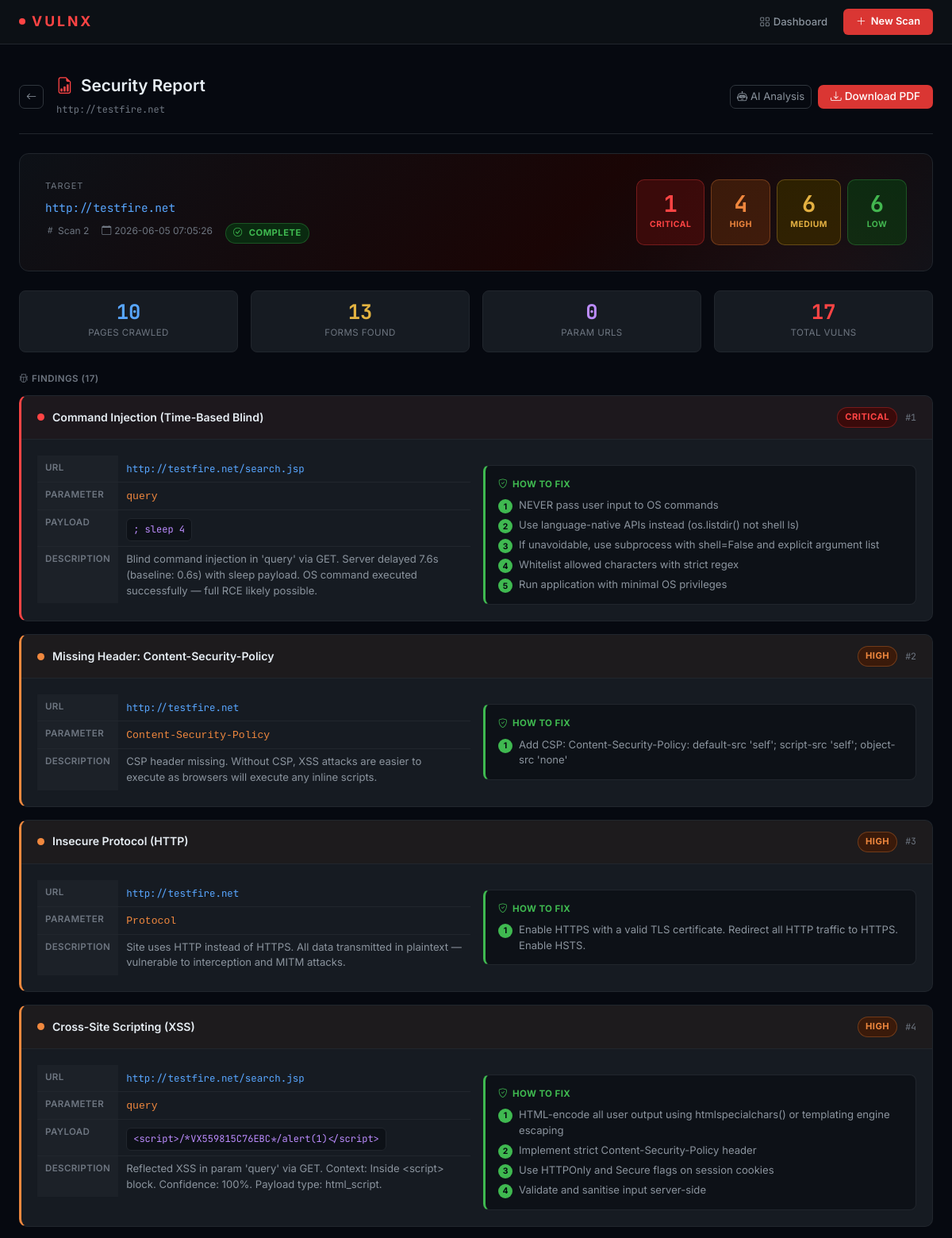
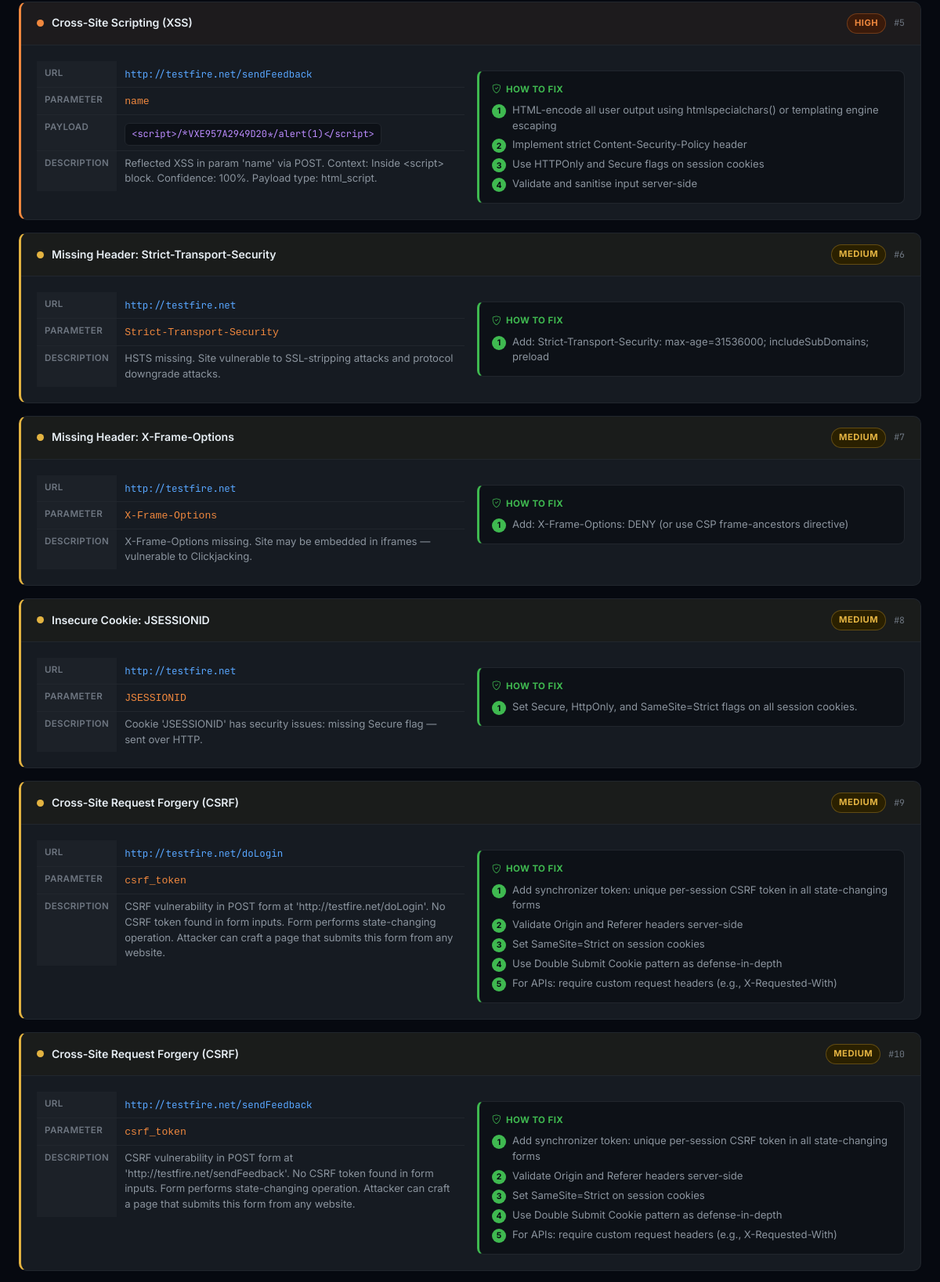
The page /report/2 (upper part) on the database its author committed (2 pictures, top to bottom).
### tables this page shows
CREATE TABLE scans (
            id INTEGER PRIMARY KEY AUTOINCREMENT,
            target TEXT NOT NULL,
            status TEXT DEFAULT 'pending',
            total_vulns INTEGER DEFAULT 0,
            created_at TEXT DEFAULT (datetime('now')),
            session_cookie TEXT DEFAULT '',
            auth_header TEXT DEFAULT ''
        );

CREATE TABLE vulnerabilities (
            id INTEGER PRIMARY KEY AUTOINCREMENT,
            scan_id INTEGER NOT NULL,
            vuln_type TEXT, url TEXT, parameter TEXT, payload TEXT,
            severity TEXT DEFAULT 'Low',
            description TEXT, recommendation TEXT,
            created_at TEXT DEFAULT (datetime('now'))
        );

### app.py (the view)
@app.route("/report/<int:scan_id>")
def report_page(scan_id):
    c    = get_db()
    scan = c.execute("SELECT * FROM scans WHERE id=?", (scan_id,)).fetchone()
    if not scan:
        flash("Scan not found.", "danger"); return redirect(url_for("index"))
    vulns  = c.execute("""SELECT * FROM vulnerabilities WHERE scan_id=?
                          ORDER BY CASE severity WHEN 'Critical' THEN 1 WHEN 'High' THEN 2
                          WHEN 'Medium' THEN 3 ELSE 4 END""", (scan_id,)).fetchall()
    recon  = c.execute("SELECT * FROM recon_results WHERE scan_id=?", (scan_id,)).fetchall()
    urls   = c.execute("SELECT * FROM crawled_urls  WHERE scan_id=?", (scan_id,)).fetchall()
    c.close()
    return render_template("report.html",
                           scan=dict(scan),
                           vulns=[dict(v) for v in vulns],
                           recon=[dict(r) for r in recon],
                           total_urls=len(urls),
                           total_forms=sum(u["forms_found"]  for u in urls),
                           total_params=sum(u["params_found"] for u in urls))

### app.py (called while the page is built)
@app.template_filter('regex_split')
def regex_split_filter(value, pattern):
    return [s for s in _re.split(pattern, value) if s.strip()]

def get_db():
    conn = sqlite3.connect(DB_PATH)
    conn.row_factory = sqlite3.Row
    return conn

### templates/report.html (shortened to what this page needs)
{% extends "base.html" %}
{% block content %}
<div class="page-header d-flex justify-content-between align-items-center">
  <div class="d-flex align-items-center gap-3">
    <a href="/scan/{{ scan.id }}" class="btn btn-outline-secondary btn-sm"><i class="bi bi-arrow-left"></i></a>
    <div>
      <h1><i class="bi bi-file-earmark-bar-graph" style="color:var(--red)"></i>Security Report</h1>
      <p class="mono" style="color:var(--muted2);font-size:.75rem">{{ scan.target[:80] }}{% if scan.target|length>80 %}…{% endif %}</p>
    </div>
  </div>
  <div class="d-flex gap-2">
    <button class="btn btn-outline-secondary btn-sm" onclick="loadAI()">
      <i class="bi bi-robot me-1"></i>AI Analysis
    </button>
    <a href="/download-report/{{ scan.id }}" class="btn btn-danger btn-sm px-3">
      <i class="bi bi-download me-1"></i>Download PDF
    </a>
  </div>
</div>
<div class="report-cover">
  <div class="d-flex justify-content-between align-items-start flex-wrap gap-3">
    <div>
      <div style="font-size:.68rem;color:var(--muted2);text-transform:uppercase;letter-spacing:1px;margin-bottom:6px">Target</div>
      <div class="mono" style="font-size:.9rem;color:var(--blue);margin-bottom:.5rem;max-width:500px;word-break:break-all">{{ scan.target }}</div>
      <div style="font-size:.75rem;color:var(--muted2);display:flex;gap:1rem;flex-wrap:wrap">
        <span><i class="bi bi-hash me-1"></i>Scan {{ scan.id }}</span>
        <span><i class="bi bi-calendar me-1"></i>{{ scan.created_at }}</span>
        <span class="sev sev-low"><i class="bi bi-check-circle me-1"></i>{{ scan.status|title }}</span>
      </div>
    </div>
    <div class="d-flex gap-2 flex-wrap">
      {% for sev, color, bg, bc in [
        ('Critical','#ff4444','#3a0a0a','rgba(255,68,68,.3)'),
        ('High','#f0883e','#3a1a0a','rgba(240,136,62,.3)'),
        ('Medium','#e3b341','#2a2000','rgba(227,179,65,.3)'),
        ('Low','#3fb950','#0a2a10','rgba(63,185,80,.3)')
      ] %}
      <div class="sev-box" style="background:{{ bg }};border-color:{{ bc }}">
        <div style="font-size:1.8rem;font-weight:700;color:{{ color }};font-family:var(--mono);line-height:1">
          {{ vulns|selectattr('severity','equalto',sev)|list|length }}
        </div>
        <div style="font-size:.65rem;color:{{ color }};font-weight:700;text-transform:uppercase;letter-spacing:.5px;margin-top:3px">{{ sev }}</div>
      </div>
      {% endfor %}
    </div>
  </div>
</div>
<div class="row g-3 mb-4">
  {% for label, val, color in [('Pages Crawled',total_urls,'--blue'),('Forms Found',total_forms,'--yellow'),('Param URLs',total_params,'--purple'),('Total Vulns',vulns|length,'--red')] %}
  <div class="col-6 col-md-3">
    <div class="stat-mini">
      <div class="stat-mini-num" style="color:var({{ color }})">{{ val }}</div>
      <div class="stat-mini-label">{{ label }}</div>
    </div>
  </div>
  {% endfor %}
</div>
<div style="font-size:.72rem;text-transform:uppercase;letter-spacing:.5px;color:var(--muted2);font-weight:600;margin-bottom:.75rem">
  <i class="bi bi-bug me-1"></i>Findings ({{ vulns|length }})
</div>
{% if vulns %}
  {% for v in vulns %}
  {% set sev_color = {'Critical':'var(--red)','High':'var(--orange)','Medium':'var(--yellow)','Low':'var(--green)'}.get(v.severity,'var(--muted)') %}
  {% set sev_bg    = {'Critical':'#3a0a0a','High':'#3a1a0a','Medium':'#2a2000','Low':'#0a2a10'}.get(v.severity,'var(--bg3)') %}
  <div class="vuln-card" id="vc-{{ v.id }}" style="border-left:3px solid {{ sev_color }}">
    <div class="vuln-card-header" style="background:{{ sev_bg }}33">
      <div style="width:9px;height:9px;border-radius:50%;background:{{ sev_color }};flex-shrink:0"></div>
      <span style="font-weight:600;font-size:.88rem;flex:1">{{ v.vuln_type }}</span>
      {% if v.severity=='Critical' %}<span class="sev sev-critical">Critical</span>
      {% elif v.severity=='High' %}<span class="sev sev-high">High</span>
      {% elif v.severity=='Medium' %}<span class="sev sev-medium">Medium</span>
      {% else %}<span class="sev sev-low">Low</span>{% endif %}
      <span style="font-size:.72rem;color:var(--muted2);font-family:var(--mono)">#{{ loop.index }}</span>
    </div>
    <div class="vuln-card-body">
      <div class="row g-3">
        <div class="col-md-6">
          <table class="info-table">
            <tr>
              <td>URL</td>
              <td><span class="mono" style="color:var(--blue);font-size:.78rem;word-break:break-all">{{ v.url }}</span></td>
            </tr>
            <tr>
              <td>Parameter</td>
              <td><code style="color:var(--orange);font-size:.82rem">{{ v.parameter }}</code></td>
            </tr>
            {% if v.payload and v.payload != 'N/A' %}
            <tr>
              <td>Payload</td>
              <td><span class="payload-badge">{{ v.payload[:80] }}{% if v.payload|length > 80 %}…{% endif %}</span></td>
            </tr>
            {% endif %}
            <tr>
              <td>Description</td>
              <td style="color:var(--muted);line-height:1.5">{{ v.description }}</td>
            </tr>
          </table>
        </div>
        <div class="col-md-6">
          <div class="rec-box">
            <div class="rec-title">
              <i class="bi bi-shield-check"></i>How to Fix
            </div>
            <div class="rec-steps">
              {% set rec = v.recommendation %}
              {% set steps = rec | regex_split('\\d+\\.\\s+') %}
              {% if steps | length > 1 %}
                {% for step in steps %}
                  {% if step.strip() %}
                  <div class="rec-step">
                    <div class="rec-num">{{ loop.index }}</div>
                    <span>{{ step.strip().rstrip('.').strip() }}</span>
                  </div>
                  {% endif %}
                {% endfor %}
              {% else %}
                <div class="rec-step">
                  <div class="rec-num">1</div>
                  <span>{{ rec }}</span>
                </div>
              {% endif %}
            </div>
          </div>
        </div>
      </div>
    </div>
  </div>
  {% endfor %}
{% else %}
  <div class="empty-state">
    <i class="bi bi-shield-check" style="color:var(--green)"></i>
    <h6>No vulnerabilities found</h6>
  </div>
{% endif %}
{% endblock %}

### templates/base.html (style rules this page uses)
:root { --bg: #060910; --bg2: #0d1117; --bg3: #161b22; --bg4: #1c2128; --border: #30363d; --border2: #21262d; --text: #e6edf3; --muted: #8b949e; --muted2: #6e7681; --red: #ff4444; --red2: #da3633; --orange: #f0883e; --yellow: #e3b341; --green: #3fb950; --blue: #58a6ff; --purple: #bc8cff; --cyan: #39d5c4; --font: 'Inter', sans-serif; --mono: 'JetBrains Mono', monospace; }
*, *::before, *::after { box-sizing: border-box; margin: 0; padding: 0; }
html { scroll-behavior: smooth; }
body { background: var(--bg); color: var(--text); font-family: var(--font); font-size: 14px; line-height: 1.6; min-height: 100vh; }
.sev { display:inline-flex; align-items:center; gap:4px; font-size:0.7rem; font-weight:700; padding:3px 9px; border-radius:20px; text-transform:uppercase; letter-spacing:0.5px; }
.sev-critical { background:#3a0a0a; color:var(--red); border:1px solid rgba(255,68,68,.3); }
.sev-high { background:#3a1a0a; color:var(--orange); border:1px solid rgba(240,136,62,.3); }
.sev-medium { background:#2a2000; color:var(--yellow); border:1px solid rgba(227,179,65,.3); }
.sev-low { background:#0a2a10; color:var(--green); border:1px solid rgba(63,185,80,.3); }
.btn-danger { background: var(--red2); border: none; font-weight: 500; font-size: 0.85rem; border-radius: 7px; }
.btn-outline-secondary { border-color: var(--border); color: var(--muted); font-size: 0.82rem; border-radius: 7px; }
.page-header { padding: 1.5rem 0 1.25rem; margin-bottom: 1.5rem; border-bottom: 1px solid var(--border2); }
.page-header h1 { font-size: 1.3rem; font-weight: 600; display: flex; align-items: center; gap: 10px; }
.page-header p { color: var(--muted); font-size: 0.82rem; margin: 4px 0 0; }
.mono { font-family: var(--mono); font-size: 0.82rem; color: var(--blue); word-break: break-all; }

### templates/report.html (style rules this page uses)
.report-cover { background:linear-gradient(135deg,#0d1117 0%,#1a0505 60%,#0d1117 100%);border:1px solid var(--border2);border-radius:12px;padding:2rem;margin-bottom:1.5rem;position:relative;overflow:hidden }
.report-cover::before { content:'';position:absolute;top:-30%;right:-10%;width:500px;height:500px;border-radius:50%;background:radial-gradient(circle,rgba(255,68,68,.05) 0%,transparent 70%);pointer-events:none }
.sev-box { border-radius:10px;padding:1rem;text-align:center;border:1px solid;min-width:75px }
.vuln-card { background:var(--bg3);border:1px solid var(--border2);border-radius:10px;margin-bottom:1rem;overflow:hidden;transition:border-color .2s }
.vuln-card-header { padding:.875rem 1.25rem;border-bottom:1px solid var(--border2);display:flex;align-items:center;gap:10px }
.vuln-card-body { padding:1.25rem }
.info-table { width:100%;border-collapse:collapse;font-size:.82rem }
.info-table td { padding:6px 10px;border-bottom:1px solid var(--border2);vertical-align:top }
.info-table tr:last-child td { border-bottom:none }
.info-table td:first-child { color:var(--muted2);font-weight:600;font-size:.72rem;text-transform:uppercase;letter-spacing:.4px;width:100px;white-space:nowrap;background:var(--bg4) }
.rec-box { background:var(--bg2);border:1px solid var(--border2);border-radius:8px;border-left:3px solid var(--green);padding:.875rem 1rem;margin-top:.75rem }
.rec-title { font-size:.72rem;color:var(--green);font-weight:700;text-transform:uppercase;letter-spacing:.4px;margin-bottom:8px;display:flex;align-items:center;gap:6px }
.rec-steps { display:flex;flex-direction:column;gap:5px }
.rec-step { display:flex;gap:8px;align-items:flex-start;font-size:.82rem;color:var(--muted);line-height:1.5 }
.rec-num { background:var(--green);color:var(--bg);width:18px;height:18px;border-radius:50%;display:flex;align-items:center;justify-content:center;font-size:.65rem;font-weight:700;flex-shrink:0;margin-top:2px }
.stat-mini { background:var(--bg3);border:1px solid var(--border2);border-radius:8px;padding:.875rem;text-align:center }
.stat-mini-num { font-size:1.6rem;font-weight:700;font-family:var(--mono);line-height:1 }
.stat-mini-label { font-size:.72rem;color:var(--muted2);text-transform:uppercase;letter-spacing:.4px;margin-top:4px }
.payload-badge { font-family:var(--mono);font-size:.75rem;background:var(--bg2);border:1px solid var(--border2);border-radius:6px;padding:4px 8px;color:var(--purple);word-break:break-all;display:inline-block;margin-top:4px;max-width:100% }

### rows shown on the page
scans: target "http://testfire.net", id "2", created_at "2026-06-05 07:05:26", status "COMPLETE"
vulnerabilities: vuln_type "Command Injection (Time-Based Blind)", severity "CRITICAL", url "http://testfire.net/search.jsp", parameter "query", payload "; sleep 4", description "Blind command injection in 'query' via GET. Server delayed 7.6s (baseline: 0.6s) with sleep payload. OS command executed successfully — full RCE likely possible.", strip "NEVER pass user input to OS commands" "Use language-native APIs instead (os.listdir() not shell ls)" "If unavoidable, use subprocess with shell=False and explicit argument list" "Whitelist allowed characters with strict regex" "Run application with minimal OS privileges"
vulnerabilities: vuln_type "Missing Header: Content-Security-Policy", severity "HIGH", url "http://testfire.net", parameter "Content-Security-Policy", description "CSP header missing. Without CSP, XSS attacks are easier to execute as browsers will execute any inline scripts.", recommendation "Add CSP: Content-Security-Policy: default-src 'self'; script-src 'self'; object-src 'none'"
vulnerabilities: vuln_type "Insecure Protocol (HTTP)", severity "HIGH", url "http://testfire.net", parameter "Protocol", description "Site uses HTTP instead of HTTPS. All data transmitted in plaintext — vulnerable to interception and MITM attacks.", recommendation "Enable HTTPS with a valid TLS certificate. Redirect all HTTP traffic to HTTPS. Enable HSTS."
vulnerabilities: vuln_type "Cross-Site Scripting (XSS)", severity "HIGH", url "http://testfire.net/search.jsp", parameter "query", payload "<script>/*VX559815C76EBC*/alert(1)</script>", description "Reflected XSS in param 'query' via GET. Context: Inside <script> block. Confidence: 100%. Payload type: html_script.", strip "HTML-encode all user output using htmlspecialchars() or templating engine escaping" "Implement strict Content-Security-Policy header" "Use HTTPOnly and Secure flags on session cookies" "Validate and sanitise input server-side"
vulnerabilities: vuln_type "Cross-Site Scripting (XSS)", severity "HIGH", url "http://testfire.net/sendFeedback", parameter "name", payload "<script>/*VXE957A2949D20*/alert(1)</script>", description "Reflected XSS in param 'name' via POST. Context: Inside <script> block. Confidence: 100%. Payload type: html_script.", strip "HTML-encode all user output using htmlspecialchars() or templating engine escaping" "Implement strict Content-Security-Policy header" "Use HTTPOnly and Secure flags on session cookies" "Validate and sanitise input server-side"
vulnerabilities: vuln_type "Missing Header: Strict-Transport-Security", severity "MEDIUM", url "http://testfire.net", parameter "Strict-Transport-Security", description "HSTS missing. Site vulnerable to SSL-stripping attacks and protocol downgrade attacks.", recommendation "Add: Strict-Transport-Security: max-age=31536000; includeSubDomains; preload"
vulnerabilities: vuln_type "Missing Header: X-Frame-Options", severity "MEDIUM", url "http://testfire.net", parameter "X-Frame-Options", description "X-Frame-Options missing. Site may be embedded in iframes — vulnerable to Clickjacking.", recommendation "Add: X-Frame-Options: DENY (or use CSP frame-ancestors directive)"
vulnerabilities: vuln_type "Insecure Cookie: JSESSIONID", severity "MEDIUM", url "http://testfire.net", parameter "JSESSIONID", description "Cookie 'JSESSIONID' has security issues: missing Secure flag — sent over HTTP.", recommendation "Set Secure, HttpOnly, and SameSite=Strict flags on all session cookies."
vulnerabilities: vuln_type "Cross-Site Request Forgery (CSRF)", severity "MEDIUM", url "http://testfire.net/doLogin", parameter "csrf_token", description "CSRF vulnerability in POST form at 'http://testfire.net/doLogin'. No CSRF token found in form inputs. Form performs state-changing operation. Attacker can craft a page that submits this form from any website.", strip "Add synchronizer token: unique per-session CSRF token in all state-changing forms" "Validate Origin and Referer headers server-side" "Set SameSite=Strict on session cookies" "Use Double Submit Cookie pattern as defense-in-depth" "For APIs: require custom request headers (e.g., X-Requested-With)"
vulnerabilities: vuln_type "Cross-Site Request Forgery (CSRF)", severity "MEDIUM", url "http://testfire.net/sendFeedback", parameter "csrf_token", description "CSRF vulnerability in POST form at 'http://testfire.net/sendFeedback'. No CSRF token found in form inputs. Form performs state-changing operation. Attacker can craft a page that submits this form from any website.", strip "Add synchronizer token: unique per-session CSRF token in all state-changing forms" "Validate Origin and Referer headers server-side" "Set SameSite=Strict on session cookies" "Use Double Submit Cookie pattern as defense-in-depth" "For APIs: require custom request headers (e.g., X-Requested-With)"

### other values the page prints
{{ vulns|selectattr('severity','equalto',sev)|list|length }} "1" "4" "6" "6"
{{ sev }} "CRITICAL" "HIGH" "MEDIUM" "LOW"
{{ val }} "10" "13" "0" "17"
{{ label }} "PAGES CRAWLED" "FORMS FOUND" "PARAM URLS" "TOTAL VULNS"
{{ vulns|length }} "17"
